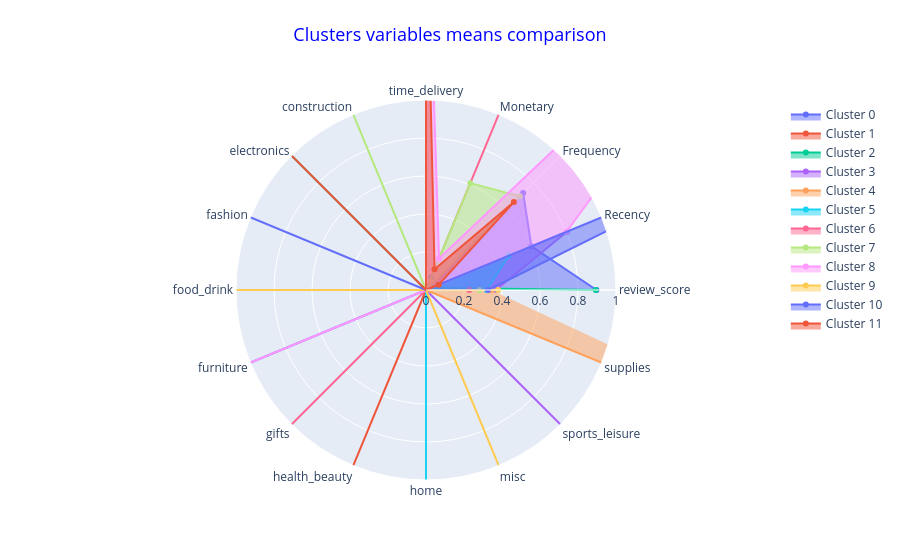

Notebook cell for this chart:
### Code cell
plot_radars(data=df_k, group='Cluster')

### Figure 1 — Plotly figure (JSON) as saved in the notebook; plotly's stock layout.template omitted (floating-point values rounded to 4 significant figures)
{"data": [{"fill": "toself", "name": "Cluster 0", "r": [0.8973, 0.6005, 0.7229, -0.5858, -0.4744, -0.2976, -0.4465, -0.3008, -0.3067, 2.236, -0.301, -0.2958, -0.2875, -0.2985, -0.3007, -0.3003], "theta": ["review_score", "Recency", "Frequency", "Monetary", "time_delivery", "construction", "electronics", "fashion", "food_drink", "furniture", "gifts", "health_beauty", "home", "misc", "sports_leisure", "supplies"], "type": "scatterpolar"}, {"fill": "toself", "name": "Cluster 1", "r": [0.3335, -0.5503, -0.8049, 0.007938, -0.3973, -0.3072, -0.4473, -0.3029, -0.2936, -0.4501, -0.3033, 3.317, -0.3085, -0.3032, -0.2997, -0.307], "theta": ["review_score", "Recency", "Frequency", "Monetary", "time_delivery", "construction", "electronics", "fashion", "food_drink", "furniture", "gifts", "health_beauty", "home", "misc", "sports_leisure", "supplies"], "type": "scatterpolar"}, {"fill": "toself", "name": "Cluster 2", "r": [0.8933, 0.02991, -0.6934, -0.3288, -0.6464, -0.3013, 2.236, -0.3026, -0.2968, -0.4453, -0.2995, -0.3076, -0.309, -0.3037, -0.3092, -0.3004], "theta": ["review_score", "Recency", "Frequency", "Monetary", "time_delivery", "construction", "electronics", "fashion", "food_drink", "furniture", "gifts", "health_beauty", "home", "misc", "sports_leisure", "supplies"], "type": "scatterpolar"}, {"fill": "toself", "name": "Cluster 3", "r": [0.3681, 0.8024, -0.744, -0.2317, -0.3786, -0.3063, -0.4462, -0.3025, -0.2948, -0.4527, -0.3032, -0.3067, -0.3195, -0.3025, 3.317, -0.3043], "theta": ["review_score", "Recency", "Frequency", "Monetary", "time_delivery", "construction", "electronics", "fashion", "food_drink", "furniture", "gifts", "health_beauty", "home", "misc", "sports_leisure", "supplies"], "type": "scatterpolar"}, {"fill": "toself", "name": "Cluster 4", "r": [0.3431, -0.6971, -0.7899, -0.2836, -0.3299, -0.3005, -0.4464, -0.3009, -0.3013, -0.4492, -0.3031, -0.2949, -0.31, -0.3036, -0.3035, 3.317], "theta": ["review_score", "Recency", "Frequency", "Monetary", "time_delivery", "construction", "electronics", "fashion", "food_drink", "furniture", "gifts", "health_beauty", "home", "misc", "sports_leisure", "supplies"], "type": "scatterpolar"}, {"fill": "toself", "name": "Cluster 5", "r": [0.3197, 0.4718, -0.2987, 0.0717, -0.587, -0.3052, -0.4479, -0.3024, -0.3014, -0.4444, -0.3027, -0.3028, 3.316, -0.3017, -0.2941, -0.3036], "theta": ["review_score", "Recency", "Frequency", "Monetary", "time_delivery", "construction", "electronics", "fashion", "food_drink", "furniture", "gifts", "health_beauty", "home", "misc", "sports_leisure", "supplies"], "type": "scatterpolar"}, {"fill": "toself", "name": "Cluster 6", "r": [0.2277, -1.629, -0.9234, 2.725, -0.09569, -0.3041, -0.4467, -0.2987, -0.3039, -0.4498, 3.317, -0.306, -0.3107, -0.3059, -0.3004, -0.2995], "theta": ["review_score", "Recency", "Frequency", "Monetary", "time_delivery", "construction", "electronics", "fashion", "food_drink", "furniture", "gifts", "health_beauty", "home", "misc", "sports_leisure", "supplies"], "type": "scatterpolar"}, {"fill": "toself", "name": "Cluster 7", "r": [0.282, -0.7882, 0.698, 0.6087, -0.04289, 3.317, -0.446, -0.3013, -0.3089, -0.4306, -0.303, -0.3056, -0.2954, -0.2991, -0.2969, -0.2957], "theta": ["review_score", "Recency", "Frequency", "Monetary", "time_delivery", "construction", "electronics", "fashion", "food_drink", "furniture", "gifts", "health_beauty", "home", "misc", "sports_leisure", "supplies"], "type": "scatterpolar"}, {"fill": "toself", "name": "Cluster 8", "r": [-2.18, 0.8009, 2.681, 0.1799, 2.287, -0.2819, -0.4483, -0.2979, -0.2996, 2.236, -0.3, -0.2841, -0.2505, -0.2997, -0.3056, -0.302], "theta": ["review_score", "Recency", "Frequency", "Monetary", "time_delivery", "construction", "electronics", "fashion", "food_drink", "furniture", "gifts", "health_beauty", "home", "misc", "sports_leisure", "supplies"], "type": "scatterpolar"}, {"fill": "toself", "name": "Cluster 9", "r": [0.3794, -1.241, -0.288, -0.4447, -0.8716, -0.3082, -0.4502, -0.3055, 3.317, -0.4554, -0.3051, -0.3144, -0.3203, 3.317, -0.3175, -0.307], "theta": ["review_score", "Recency", "Frequency", "Monetary", "time_delivery", "construction", "electronics", "fashion", "food_drink", "furniture", "gifts", "health_beauty", "home", "misc", "sports_leisure", "supplies"], "type": "scatterpolar"}, {"fill": "toself", "name": "Cluster 10", "r": [0.326, 2.127, -0.2134, -1.836, -0.5393, -0.3082, -0.4465, 3.317, -0.3089, -0.4491, -0.2984, -0.292, -0.3102, -0.294, -0.2838, -0.302], "theta": ["review_score", "Recency", "Frequency", "Monetary", "time_delivery", "construction", "electronics", "fashion", "food_drink", "furniture", "gifts", "health_beauty", "home", "misc", "sports_leisure", "supplies"], "type": "scatterpolar"}, {"fill": "toself", "name": "Cluster 11", "r": [-2.19, 0.07254, 0.6541, 0.1178, 2.076, -0.2959, 2.236, -0.301, -0.3007, -0.4454, -0.2973, -0.3066, -0.2944, -0.3047, -0.3051, -0.2947], "theta": ["review_score", "Recency", "Frequency", "Monetary", "time_delivery", "construction", "electronics", "fashion", "food_drink", "furniture", "gifts", "health_beauty", "home", "misc", "sports_leisure", "supplies"], "type": "scatterpolar"}], "layout": {"polar": {"radialaxis": {"range": [0, 1], "visible": true}}, "showlegend": true, "title": {"font": {"color": "blue", "size": 18}, "text": "Clusters variables means comparison", "x": 0.5, "xanchor": "center", "y": 0.95, "yanchor": "top"}}}
